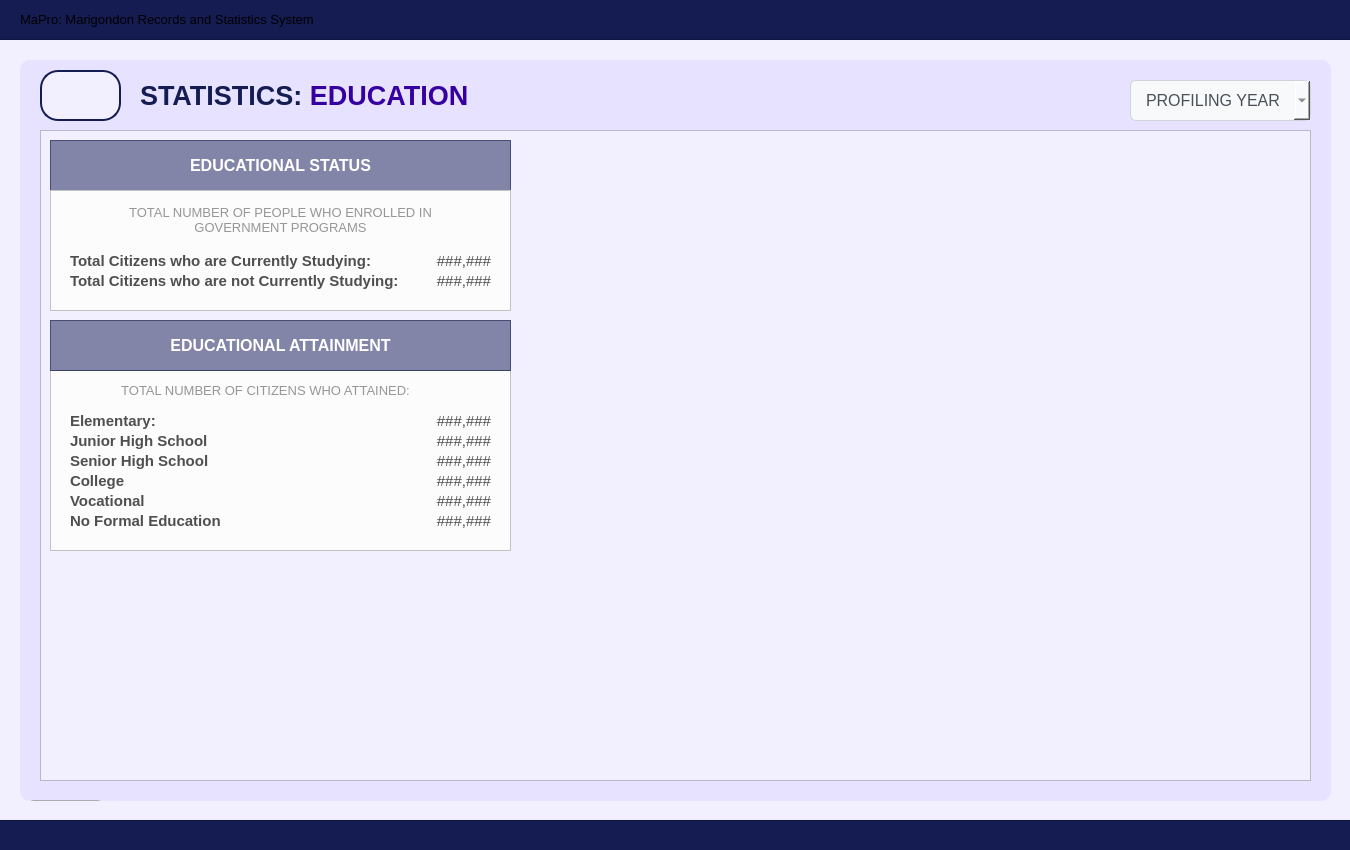
<?xml version="1.0" encoding="UTF-8"?>
<ui version="4.0">
 <class>User_dashboardWidget</class>
 <widget class="QWidget" name="User_dashboardWidget">
  <property name="geometry">
   <rect>
    <x>0</x>
    <y>0</y>
    <width>1350</width>
    <height>850</height>
   </rect>
  </property>
  <property name="sizePolicy">
   <sizepolicy hsizetype="Fixed" vsizetype="Fixed">
    <horstretch>0</horstretch>
    <verstretch>0</verstretch>
   </sizepolicy>
  </property>
  <property name="maximumSize">
   <size>
    <width>1350</width>
    <height>850</height>
   </size>
  </property>
  <property name="windowTitle">
   <string>Form</string>
  </property>
  <property name="styleSheet">
   <string notr="true">#User_dashboardWidget{
	background-color: #f2efff;
}</string>
  </property>
  <widget class="QFrame" name="border_blueLines1">
   <property name="geometry">
    <rect>
     <x>-10</x>
     <y>-1</y>
     <width>1371</width>
     <height>41</height>
    </rect>
   </property>
   <property name="styleSheet">
    <string notr="true">#border_blueLines1{
	background-color: #141c52;
}
</string>
   </property>
   <property name="frameShape">
    <enum>QFrame::Shape::StyledPanel</enum>
   </property>
   <property name="frameShadow">
    <enum>QFrame::Shadow::Raised</enum>
   </property>
   <widget class="QLabel" name="app_title">
    <property name="geometry">
     <rect>
      <x>30</x>
      <y>0</y>
      <width>1301</width>
      <height>41</height>
     </rect>
    </property>
    <property name="font">
     <font>
      <family>Arial</family>
      <pointsize>10</pointsize>
      <bold>false</bold>
     </font>
    </property>
    <property name="styleSheet">
     <string notr="true">#app_title {
	background-color: transparent;
	color: #white;
}
</string>
    </property>
    <property name="text">
     <string>MaPro: Marigondon Records and Statistics System</string>
    </property>
    <property name="alignment">
     <set>Qt::AlignmentFlag::AlignLeading|Qt::AlignmentFlag::AlignLeft|Qt::AlignmentFlag::AlignVCenter</set>
    </property>
   </widget>
  </widget>
  <widget class="QFrame" name="border_blueLines2">
   <property name="geometry">
    <rect>
     <x>-10</x>
     <y>820</y>
     <width>1381</width>
     <height>31</height>
    </rect>
   </property>
   <property name="styleSheet">
    <string notr="true">#border_blueLines2{
	background-color: #141c52;
}
</string>
   </property>
   <property name="frameShape">
    <enum>QFrame::Shape::StyledPanel</enum>
   </property>
   <property name="frameShadow">
    <enum>QFrame::Shadow::Raised</enum>
   </property>
  </widget>
  <widget class="QFrame" name="baseBodyFrame">
   <property name="geometry">
    <rect>
     <x>20</x>
     <y>60</y>
     <width>1311</width>
     <height>741</height>
    </rect>
   </property>
   <property name="styleSheet">
    <string notr="true">#baseBodyFrame {
	background-color: #e7e2ff;
	border: none;
	border-radius: 10px;
}</string>
   </property>
   <property name="frameShape">
    <enum>QFrame::Shape::StyledPanel</enum>
   </property>
   <property name="frameShadow">
    <enum>QFrame::Shadow::Raised</enum>
   </property>
   <widget class="QPushButton" name="logout_buttonLogout_3">
    <property name="geometry">
     <rect>
      <x>10</x>
      <y>740</y>
      <width>71</width>
      <height>31</height>
     </rect>
    </property>
    <property name="font">
     <font>
      <family>Arial</family>
      <pointsize>8</pointsize>
      <bold>true</bold>
     </font>
    </property>
    <property name="cursor">
     <cursorShape>PointingHandCursor</cursorShape>
    </property>
    <property name="styleSheet">
     <string notr="true">#logout_buttonLogout {
    background-color: #bc1c1c;
    color: white;
    border-radius: 5px;
    padding: 10px; /* Optional: Adjusts spacing inside the button */
}
#logout_buttonLogout:hover {
    background-color: #d82020; /* Slightly lighter blue when hovered */
}
#logout_buttonLogout:pressed {
    background-color: #8c1515; /* Darker blue when clicked */
}</string>
    </property>
    <property name="text">
     <string>LOGOUT</string>
    </property>
   </widget>
   <widget class="QLabel" name="title_bodyStatistics">
    <property name="geometry">
     <rect>
      <x>120</x>
      <y>20</y>
      <width>471</width>
      <height>31</height>
     </rect>
    </property>
    <property name="font">
     <font>
      <family>Arial</family>
      <pointsize>20</pointsize>
      <bold>true</bold>
     </font>
    </property>
    <property name="styleSheet">
     <string notr="true">#title_bodyStatistics {
	background-color: transparent;
	color: #141c52;
}
</string>
    </property>
    <property name="text">
     <string>&lt;html&gt;&lt;head/&gt;&lt;body&gt;&lt;p&gt;STATISTICS: &lt;span style=&quot; color:#3600a1;&quot;&gt;EDUCATION&lt;/span&gt;&lt;/p&gt;&lt;/body&gt;&lt;/html&gt;</string>
    </property>
   </widget>
   <widget class="QFrame" name="statistics_frameBody">
    <property name="geometry">
     <rect>
      <x>20</x>
      <y>70</y>
      <width>1271</width>
      <height>651</height>
     </rect>
    </property>
    <property name="styleSheet">
     <string notr="true">#statistics_frameBody{
	background-color: #f2efff;
}</string>
    </property>
    <property name="frameShape">
     <enum>QFrame::Shape::StyledPanel</enum>
    </property>
    <property name="frameShadow">
     <enum>QFrame::Shadow::Raised</enum>
    </property>
    <widget class="QFrame" name="table_titleFrameStatistics_3">
     <property name="geometry">
      <rect>
       <x>10</x>
       <y>10</y>
       <width>461</width>
       <height>51</height>
      </rect>
     </property>
     <property name="styleSheet">
      <string notr="true">#table_titleFrameStatistics_3{
	background-color: rgba(20, 28, 82, 128)
}
</string>
     </property>
     <property name="frameShape">
      <enum>QFrame::Shape::StyledPanel</enum>
     </property>
     <property name="frameShadow">
      <enum>QFrame::Shadow::Raised</enum>
     </property>
     <widget class="QLabel" name="statistics_labelNote_3">
      <property name="geometry">
       <rect>
        <x>0</x>
        <y>0</y>
        <width>461</width>
        <height>51</height>
       </rect>
      </property>
      <property name="font">
       <font>
        <family>Arial</family>
        <pointsize>12</pointsize>
        <bold>true</bold>
       </font>
      </property>
      <property name="styleSheet">
       <string notr="true">#statistics_labelNote_3 {
	background-color: transparent;
	color: #FFFFFF;
}
</string>
      </property>
      <property name="text">
       <string>EDUCATIONAL STATUS</string>
      </property>
      <property name="alignment">
       <set>Qt::AlignmentFlag::AlignCenter</set>
      </property>
     </widget>
    </widget>
    <widget class="QFrame" name="stat_frame_beneficiaries">
     <property name="geometry">
      <rect>
       <x>10</x>
       <y>60</y>
       <width>461</width>
       <height>121</height>
      </rect>
     </property>
     <property name="styleSheet">
      <string notr="true">#stat_frame_beneficiaries{
	background-color: #fcfcfc;
}</string>
     </property>
     <property name="frameShape">
      <enum>QFrame::Shape::StyledPanel</enum>
     </property>
     <property name="frameShadow">
      <enum>QFrame::Shadow::Raised</enum>
     </property>
     <widget class="QLabel" name="bene_4Ps">
      <property name="geometry">
       <rect>
        <x>360</x>
        <y>60</y>
        <width>81</width>
        <height>21</height>
       </rect>
      </property>
      <property name="font">
       <font>
        <family>Arial</family>
        <pointsize>11</pointsize>
        <bold>false</bold>
       </font>
      </property>
      <property name="styleSheet">
       <string notr="true">#bene_4Ps {
	background-color: transparent;
	color: #4f4f4f;
}
</string>
      </property>
      <property name="text">
       <string>###,###</string>
      </property>
      <property name="alignment">
       <set>Qt::AlignmentFlag::AlignRight|Qt::AlignmentFlag::AlignTrailing|Qt::AlignmentFlag::AlignVCenter</set>
      </property>
     </widget>
     <widget class="QLabel" name="bene_label_Non4Ps">
      <property name="geometry">
       <rect>
        <x>20</x>
        <y>80</y>
        <width>331</width>
        <height>21</height>
       </rect>
      </property>
      <property name="font">
       <font>
        <family>Arial</family>
        <pointsize>11</pointsize>
        <bold>true</bold>
       </font>
      </property>
      <property name="styleSheet">
       <string notr="true">#bene_label_Non4Ps {
	background-color: transparent;
	color: #4f4f4f;
}
</string>
      </property>
      <property name="text">
       <string>Total Citizens who are not Currently Studying:</string>
      </property>
      <property name="alignment">
       <set>Qt::AlignmentFlag::AlignLeading|Qt::AlignmentFlag::AlignLeft|Qt::AlignmentFlag::AlignVCenter</set>
      </property>
     </widget>
     <widget class="QLabel" name="bene_Non4Ps">
      <property name="geometry">
       <rect>
        <x>360</x>
        <y>80</y>
        <width>81</width>
        <height>21</height>
       </rect>
      </property>
      <property name="font">
       <font>
        <family>Arial</family>
        <pointsize>11</pointsize>
        <bold>false</bold>
       </font>
      </property>
      <property name="styleSheet">
       <string notr="true">#bene_Non4Ps {
	background-color: transparent;
	color: #4f4f4f;
}
</string>
      </property>
      <property name="text">
       <string>###,###</string>
      </property>
      <property name="alignment">
       <set>Qt::AlignmentFlag::AlignRight|Qt::AlignmentFlag::AlignTrailing|Qt::AlignmentFlag::AlignVCenter</set>
      </property>
     </widget>
     <widget class="QLabel" name="bene_label_4Ps">
      <property name="geometry">
       <rect>
        <x>20</x>
        <y>60</y>
        <width>311</width>
        <height>21</height>
       </rect>
      </property>
      <property name="font">
       <font>
        <family>Arial</family>
        <pointsize>11</pointsize>
        <bold>true</bold>
       </font>
      </property>
      <property name="styleSheet">
       <string notr="true">#bene_label_4Ps {
	background-color: transparent;
	color: #4f4f4f;
}
</string>
      </property>
      <property name="text">
       <string>Total Citizens who are Currently Studying:</string>
      </property>
      <property name="alignment">
       <set>Qt::AlignmentFlag::AlignLeading|Qt::AlignmentFlag::AlignLeft|Qt::AlignmentFlag::AlignVCenter</set>
      </property>
     </widget>
     <widget class="QLabel" name="label_desc2_4">
      <property name="geometry">
       <rect>
        <x>0</x>
        <y>10</y>
        <width>461</width>
        <height>41</height>
       </rect>
      </property>
      <property name="font">
       <font>
        <family>Arial</family>
        <pointsize>10</pointsize>
       </font>
      </property>
      <property name="styleSheet">
       <string notr="true">#label_desc2_4{
	color: #969696;
}</string>
      </property>
      <property name="text">
       <string>&lt;html&gt;&lt;head/&gt;&lt;body&gt;&lt;p&gt;TOTAL NUMBER OF PEOPLE WHO ENROLLED IN &lt;br/&gt;GOVERNMENT PROGRAMS&lt;/p&gt;&lt;/body&gt;&lt;/html&gt;</string>
      </property>
      <property name="alignment">
       <set>Qt::AlignmentFlag::AlignCenter</set>
      </property>
     </widget>
    </widget>
    <widget class="QFrame" name="demo_frameEducationLevels">
     <property name="geometry">
      <rect>
       <x>10</x>
       <y>240</y>
       <width>461</width>
       <height>181</height>
      </rect>
     </property>
     <property name="styleSheet">
      <string notr="true">#demo_frameEducationLevels{
	background-color: #fcfcfc;
}</string>
     </property>
     <property name="frameShape">
      <enum>QFrame::Shape::StyledPanel</enum>
     </property>
     <property name="frameShadow">
      <enum>QFrame::Shadow::Raised</enum>
     </property>
     <widget class="QLabel" name="demo_TotalNFE">
      <property name="geometry">
       <rect>
        <x>280</x>
        <y>140</y>
        <width>161</width>
        <height>21</height>
       </rect>
      </property>
      <property name="font">
       <font>
        <family>Arial</family>
        <pointsize>11</pointsize>
        <bold>false</bold>
       </font>
      </property>
      <property name="styleSheet">
       <string notr="true">#demo_TotalNFE {
	background-color: transparent;
	color: #4f4f4f;
}
</string>
      </property>
      <property name="text">
       <string>###,###</string>
      </property>
      <property name="alignment">
       <set>Qt::AlignmentFlag::AlignRight|Qt::AlignmentFlag::AlignTrailing|Qt::AlignmentFlag::AlignVCenter</set>
      </property>
     </widget>
     <widget class="QLabel" name="demo_JHS">
      <property name="geometry">
       <rect>
        <x>280</x>
        <y>60</y>
        <width>161</width>
        <height>21</height>
       </rect>
      </property>
      <property name="font">
       <font>
        <family>Arial</family>
        <pointsize>11</pointsize>
        <bold>false</bold>
       </font>
      </property>
      <property name="styleSheet">
       <string notr="true">#demo_JHS {
	background-color: transparent;
	color: #4f4f4f;
}
</string>
      </property>
      <property name="text">
       <string>###,###</string>
      </property>
      <property name="alignment">
       <set>Qt::AlignmentFlag::AlignRight|Qt::AlignmentFlag::AlignTrailing|Qt::AlignmentFlag::AlignVCenter</set>
      </property>
     </widget>
     <widget class="QLabel" name="demo_labelCollege">
      <property name="geometry">
       <rect>
        <x>20</x>
        <y>100</y>
        <width>231</width>
        <height>21</height>
       </rect>
      </property>
      <property name="font">
       <font>
        <family>Arial</family>
        <pointsize>11</pointsize>
        <bold>true</bold>
       </font>
      </property>
      <property name="styleSheet">
       <string notr="true">#demo_labelCollege {
	background-color: transparent;
	color: #4f4f4f;
}
</string>
      </property>
      <property name="text">
       <string>College</string>
      </property>
      <property name="alignment">
       <set>Qt::AlignmentFlag::AlignLeading|Qt::AlignmentFlag::AlignLeft|Qt::AlignmentFlag::AlignVCenter</set>
      </property>
     </widget>
     <widget class="QLabel" name="demo_labelSHS">
      <property name="geometry">
       <rect>
        <x>20</x>
        <y>80</y>
        <width>231</width>
        <height>21</height>
       </rect>
      </property>
      <property name="font">
       <font>
        <family>Arial</family>
        <pointsize>11</pointsize>
        <bold>true</bold>
       </font>
      </property>
      <property name="styleSheet">
       <string notr="true">#demo_labelSHS {
	background-color: transparent;
	color: #4f4f4f;
}
</string>
      </property>
      <property name="text">
       <string>Senior High School</string>
      </property>
      <property name="alignment">
       <set>Qt::AlignmentFlag::AlignLeading|Qt::AlignmentFlag::AlignLeft|Qt::AlignmentFlag::AlignVCenter</set>
      </property>
     </widget>
     <widget class="QLabel" name="demo_Elementary">
      <property name="geometry">
       <rect>
        <x>280</x>
        <y>40</y>
        <width>161</width>
        <height>21</height>
       </rect>
      </property>
      <property name="font">
       <font>
        <family>Arial</family>
        <pointsize>11</pointsize>
        <bold>false</bold>
       </font>
      </property>
      <property name="styleSheet">
       <string notr="true">#demo_Elementary {
	background-color: transparent;
	color: #4f4f4f;
}
</string>
      </property>
      <property name="text">
       <string>###,###</string>
      </property>
      <property name="alignment">
       <set>Qt::AlignmentFlag::AlignRight|Qt::AlignmentFlag::AlignTrailing|Qt::AlignmentFlag::AlignVCenter</set>
      </property>
     </widget>
     <widget class="QLabel" name="demo_labelTotalNFE">
      <property name="geometry">
       <rect>
        <x>20</x>
        <y>140</y>
        <width>231</width>
        <height>21</height>
       </rect>
      </property>
      <property name="font">
       <font>
        <family>Arial</family>
        <pointsize>11</pointsize>
        <bold>true</bold>
       </font>
      </property>
      <property name="styleSheet">
       <string notr="true">#demo_labelTotalNFE {
	background-color: transparent;
	color: #4f4f4f;
}
</string>
      </property>
      <property name="text">
       <string>No Formal Education</string>
      </property>
      <property name="alignment">
       <set>Qt::AlignmentFlag::AlignLeading|Qt::AlignmentFlag::AlignLeft|Qt::AlignmentFlag::AlignVCenter</set>
      </property>
     </widget>
     <widget class="QLabel" name="demo_TotalVocational">
      <property name="geometry">
       <rect>
        <x>280</x>
        <y>120</y>
        <width>161</width>
        <height>21</height>
       </rect>
      </property>
      <property name="font">
       <font>
        <family>Arial</family>
        <pointsize>11</pointsize>
        <bold>false</bold>
       </font>
      </property>
      <property name="styleSheet">
       <string notr="true">#demo_TotalVocational {
	background-color: transparent;
	color: #4f4f4f;
}
</string>
      </property>
      <property name="text">
       <string>###,###</string>
      </property>
      <property name="alignment">
       <set>Qt::AlignmentFlag::AlignRight|Qt::AlignmentFlag::AlignTrailing|Qt::AlignmentFlag::AlignVCenter</set>
      </property>
     </widget>
     <widget class="QLabel" name="demo_labelTotalVocational">
      <property name="geometry">
       <rect>
        <x>20</x>
        <y>120</y>
        <width>231</width>
        <height>21</height>
       </rect>
      </property>
      <property name="font">
       <font>
        <family>Arial</family>
        <pointsize>11</pointsize>
        <bold>true</bold>
       </font>
      </property>
      <property name="styleSheet">
       <string notr="true">#demo_labelTotalVocational {
	background-color: transparent;
	color: #4f4f4f;
}
</string>
      </property>
      <property name="text">
       <string>Vocational</string>
      </property>
      <property name="alignment">
       <set>Qt::AlignmentFlag::AlignLeading|Qt::AlignmentFlag::AlignLeft|Qt::AlignmentFlag::AlignVCenter</set>
      </property>
     </widget>
     <widget class="QLabel" name="demo_labelElementary">
      <property name="geometry">
       <rect>
        <x>20</x>
        <y>40</y>
        <width>231</width>
        <height>21</height>
       </rect>
      </property>
      <property name="font">
       <font>
        <family>Arial</family>
        <pointsize>11</pointsize>
        <bold>true</bold>
       </font>
      </property>
      <property name="styleSheet">
       <string notr="true">#demo_labelElementary {
	background-color: transparent;
	color: #4f4f4f;
}
</string>
      </property>
      <property name="text">
       <string>Elementary:</string>
      </property>
      <property name="alignment">
       <set>Qt::AlignmentFlag::AlignLeading|Qt::AlignmentFlag::AlignLeft|Qt::AlignmentFlag::AlignVCenter</set>
      </property>
     </widget>
     <widget class="QLabel" name="demo_labelJHS">
      <property name="geometry">
       <rect>
        <x>20</x>
        <y>60</y>
        <width>231</width>
        <height>21</height>
       </rect>
      </property>
      <property name="font">
       <font>
        <family>Arial</family>
        <pointsize>11</pointsize>
        <bold>true</bold>
       </font>
      </property>
      <property name="styleSheet">
       <string notr="true">#demo_labelJHS {
	background-color: transparent;
	color: #4f4f4f;
}
</string>
      </property>
      <property name="text">
       <string>Junior High School</string>
      </property>
      <property name="alignment">
       <set>Qt::AlignmentFlag::AlignLeading|Qt::AlignmentFlag::AlignLeft|Qt::AlignmentFlag::AlignVCenter</set>
      </property>
     </widget>
     <widget class="QLabel" name="demo_SHS">
      <property name="geometry">
       <rect>
        <x>280</x>
        <y>80</y>
        <width>161</width>
        <height>21</height>
       </rect>
      </property>
      <property name="font">
       <font>
        <family>Arial</family>
        <pointsize>11</pointsize>
        <bold>false</bold>
       </font>
      </property>
      <property name="styleSheet">
       <string notr="true">#demo_SHS {
	background-color: transparent;
	color: #4f4f4f;
}
</string>
      </property>
      <property name="text">
       <string>###,###</string>
      </property>
      <property name="alignment">
       <set>Qt::AlignmentFlag::AlignRight|Qt::AlignmentFlag::AlignTrailing|Qt::AlignmentFlag::AlignVCenter</set>
      </property>
     </widget>
     <widget class="QLabel" name="demo_College">
      <property name="geometry">
       <rect>
        <x>280</x>
        <y>100</y>
        <width>161</width>
        <height>21</height>
       </rect>
      </property>
      <property name="font">
       <font>
        <family>Arial</family>
        <pointsize>11</pointsize>
        <bold>false</bold>
       </font>
      </property>
      <property name="styleSheet">
       <string notr="true">#demo_College {
	background-color: transparent;
	color: #4f4f4f;
}
</string>
      </property>
      <property name="text">
       <string>###,###</string>
      </property>
      <property name="alignment">
       <set>Qt::AlignmentFlag::AlignRight|Qt::AlignmentFlag::AlignTrailing|Qt::AlignmentFlag::AlignVCenter</set>
      </property>
     </widget>
     <widget class="QLabel" name="label_desc_edlev">
      <property name="geometry">
       <rect>
        <x>0</x>
        <y>10</y>
        <width>431</width>
        <height>20</height>
       </rect>
      </property>
      <property name="font">
       <font>
        <family>Arial</family>
        <pointsize>10</pointsize>
       </font>
      </property>
      <property name="styleSheet">
       <string notr="true">#label_desc_edlev{
	color: #969696;
}</string>
      </property>
      <property name="text">
       <string>TOTAL NUMBER OF CITIZENS WHO ATTAINED:</string>
      </property>
      <property name="alignment">
       <set>Qt::AlignmentFlag::AlignCenter</set>
      </property>
     </widget>
    </widget>
    <widget class="QFrame" name="table_titleFrameStatistics3">
     <property name="geometry">
      <rect>
       <x>10</x>
       <y>190</y>
       <width>461</width>
       <height>51</height>
      </rect>
     </property>
     <property name="styleSheet">
      <string notr="true">#table_titleFrameStatistics3{
	background-color: rgba(20, 28, 82, 128)
}
</string>
     </property>
     <property name="frameShape">
      <enum>QFrame::Shape::StyledPanel</enum>
     </property>
     <property name="frameShadow">
      <enum>QFrame::Shadow::Raised</enum>
     </property>
     <widget class="QLabel" name="statistics_labelNote_4">
      <property name="geometry">
       <rect>
        <x>0</x>
        <y>0</y>
        <width>461</width>
        <height>51</height>
       </rect>
      </property>
      <property name="font">
       <font>
        <family>Arial</family>
        <pointsize>12</pointsize>
        <bold>true</bold>
       </font>
      </property>
      <property name="styleSheet">
       <string notr="true">#statistics_labelNote_4 {
	background-color: transparent;
	color: #FFFFFF;
}
</string>
      </property>
      <property name="text">
       <string>EDUCATIONAL ATTAINMENT</string>
      </property>
      <property name="alignment">
       <set>Qt::AlignmentFlag::AlignCenter</set>
      </property>
     </widget>
    </widget>
   </widget>
   <widget class="QToolButton" name="btn_returnToStatisticsPage">
    <property name="geometry">
     <rect>
      <x>20</x>
      <y>10</y>
      <width>81</width>
      <height>51</height>
     </rect>
    </property>
    <property name="styleSheet">
     <string notr="true">#btn_returnToStatisticsPage {
    background-color: #f2efff;
    color: #141c52;
	border: 2px solid #141c52; 
	border-radius: 18px;
	text-align: left;
    padding: 10px; /* Optional: Adjusts spacing inside the button */
}
#btn_returnToStatisticsPage:hover {
    background-color: #fdfdff; /* Slightly lighter blue when hovered */
}
#btn_returnToStatisticsPage:pressed {
    background-color: #e7e5f4; /* Darker blue when clicked */
}

</string>
    </property>
    <property name="text">
     <string/>
    </property>
    <property name="icon">
     <iconset>
      <normaloff>../../../Assets/FuncIcons/img_return.png</normaloff>../../../Assets/FuncIcons/img_return.png</iconset>
    </property>
    <property name="iconSize">
     <size>
      <width>25</width>
      <height>25</height>
     </size>
    </property>
   </widget>
   <widget class="QComboBox" name="filter_by_year">
    <property name="geometry">
     <rect>
      <x>1110</x>
      <y>20</y>
      <width>181</width>
      <height>41</height>
     </rect>
    </property>
    <property name="font">
     <font>
      <family>Arial</family>
      <pointsize>12</pointsize>
     </font>
    </property>
    <property name="styleSheet">
     <string notr="true">#filter_by_year {
  background-color: #f8f9fa; /* Very light grey background */
  color: #495057; /* Medium grey text for readability */
  border: 1px solid #ced4da; /* Light grey border */
  padding: 10px 15px; /* Comfortable padding */
  border-radius: 6px; /* Slightly rounded corners - a modern touch */
  font-size: 0.9rem; /* Slightly smaller, modern font size */
  line-height: 1.5; /* Improved line height for better text spacing */
  box-shadow: 0 1px 3px rgba(0, 0, 0, 0.05); /* Subtle shadow for depth */
}</string>
    </property>
    <property name="placeholderText">
     <string>PROFILING YEAR</string>
    </property>
    <property name="duplicatesEnabled">
     <bool>false</bool>
    </property>
    <item>
     <property name="text">
      <string>2025</string>
     </property>
    </item>
    <item>
     <property name="text">
      <string>2024</string>
     </property>
    </item>
    <item>
     <property name="text">
      <string>All Year</string>
     </property>
    </item>
   </widget>
  </widget>
 </widget>
 <resources/>
 <connections/>
</ui>
